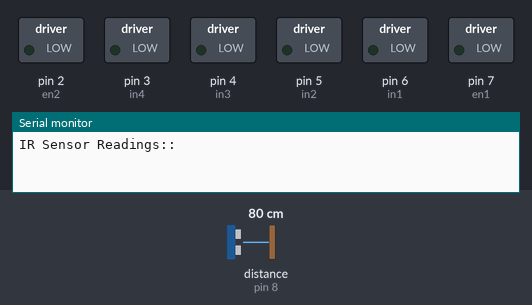
This sketch was run on a simulated Arduino Uno, built with avr-gcc and run on an emulated ATmega328P. On the bench: switched loads named in the sketch (green lamp = pin HIGH), the last lines printed to the serial monitor. Wiring (inferred from the names in the program): ultrasonic range finder: trigger pin 9; echo pin 8. Inputs (shaded band) come from the test bench; at power-on: distance to the obstacle (sensor on pin 8) 80 cm. The echo pulse lasts 58.3 µs per cm; pins used as bus, display or sensor lines are not drawn.

Above: at 0.1 s.
At 2.2 s:
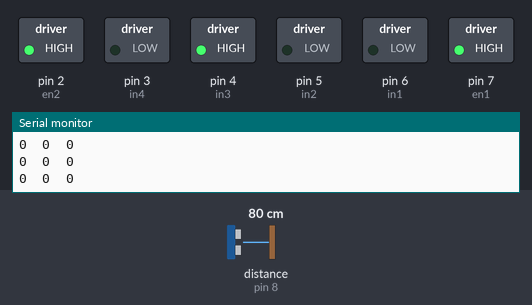
2.3 s: distance to the obstacle (sensor on pin 8) set to 2 cm
5.3 s: distance to the obstacle (sensor on pin 8) set to 60 cm
Timing chart, 0 to 8.3 s (numbered marks = the images above; inputs shaded):
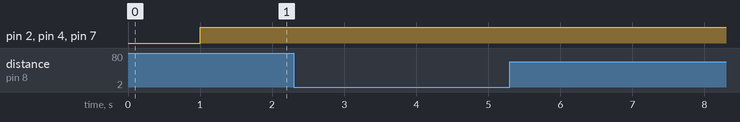

The sketch:

manic_v2.ino
```cpp
//Motor A
#define en1 7
#define in1 6
#define in2 5

//Motor B
#define en2 2
#define in3 4
#define in4 3

int lineStandard = 800;

const int trigPin = 9;
const int echoPin = 8;

const int left;
const int mid;
const int right;

long duration;
int distance;
int safetyDistance;

void setup() {

  pinMode(trigPin, OUTPUT); // Sets the trigPin as an Output
  pinMode(echoPin, INPUT); // Sets the echoPin as an Input

  pinMode(left, INPUT); //left sensor
  pinMode(mid, INPUT); //middle sensor
  pinMode(right, INPUT); //right sensor

  pinMode(in1, OUTPUT); //Motor A
  pinMode(in2, OUTPUT); //Motor A
  pinMode(in3, OUTPUT); //Motor B
  pinMode(in4, OUTPUT); //Motor B
  pinMode(en1, OUTPUT); //Motor A enable (speed)
  pinMode(en2, OUTPUT); //Motor B enable (speed)

  Serial.begin(9600);
  Serial.println("IR Sensor Readings:: ");
  delay(1000);
}

void loop() {

  Serial.print(left);
  Serial.print("\t");
  Serial.print(mid);
  Serial.print("\t");
  Serial.print(right);
  Serial.println();

  // Clears the trigPin
  digitalWrite(trigPin, LOW);
  delayMicroseconds(2);

  // Sets the trigPin on HIGH state for 10 micro seconds
  digitalWrite(trigPin, HIGH);
  delayMicroseconds(10);
  digitalWrite(trigPin, LOW);

  // Reads the echoPin, returns the sound wave travel time in microseconds
  duration = pulseIn(echoPin, HIGH);

  // Calculating the distance
  distance = duration * 0.034 / 2;

  //**********************************************
  // safetyDistance = distance;
  //here to change the distance
  //if (safetyDistance <= 20){
  //digitalWrite(buzzer, LOW);
  //delay(500);
  //}
  //else{
  //digitalWrite(buzzer, HIGH);
  //delay(1000);
  //}***********************************************

  if (safetyDistance <= 20) {
    if (mid && left && right == 0) {
      analogWrite(en1, 255);
      analogWrite(en2, 255);
      digitalWrite(in1, HIGH);
      digitalWrite(in2, LOW);
      digitalWrite(in3, HIGH);
      digitalWrite(in4, LOW);
    } else if (mid && left && right == 1) {
      analogWrite(en1, 150);
      analogWrite(en2, 150);
      digitalWrite(in1, HIGH);
      digitalWrite(in2, LOW);
      digitalWrite(in3, LOW);
      digitalWrite(in4, LOW);
    } else { //right
      analogWrite(en1, 255);
      analogWrite(en2, 255);
      digitalWrite(in1, LOW);
      digitalWrite(in2, LOW);
      digitalWrite(in3, HIGH);
      digitalWrite(in4, LOW);
    }
  }
  delay(5); // add a delay to decrease sensitivity.
}
```
